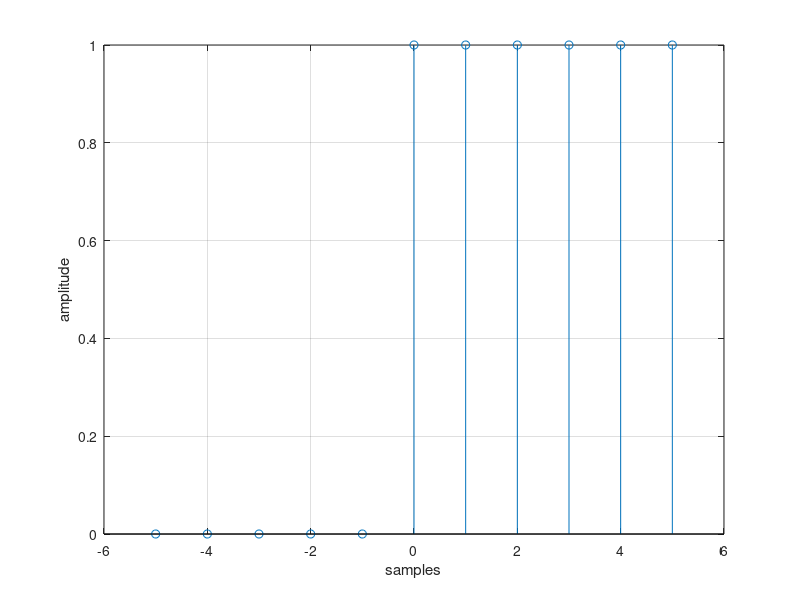

This chart was generated by the following MATLAB code:
clc; 
clf; 
close all; 
clear all; 
n1=input('Enter the starting point of signal: n_start'); 
n2=input('Enter the end point of signal: n_end'); 
sample_points = -n1:1:n2; 
amplitude = [ zeros(1,n1) 1 ones(1,n2)]; 
stem(sample_points, amplitude) 
grid on; 
xlabel('samples'); 
ylabel('amplitude');